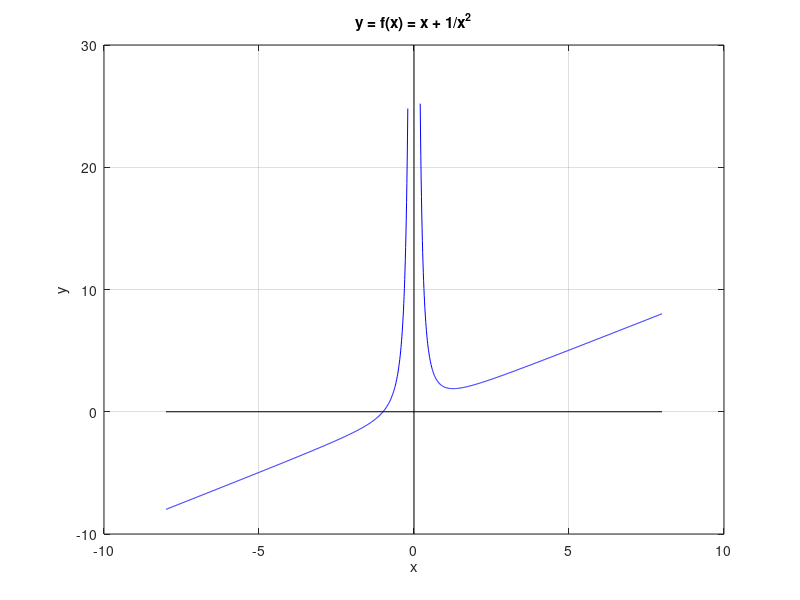

This figure's MATLAB source:
clf

% The graph of  y = x + 1/x^2

A1 = -8;
A2 = 8;
B1 = -10;
B2 = 30;
axis( [ A1, A2, B1, B2 ]);
% axis equal;

x = A1:0.01:-0.2;
y = x + x.^(-2);
plot(x,y,'b')
hold on
grid on

x = 0.2:0.01:A2;
y = x + x.^(-2);
plot(x,y,'b')

% The x axis
x = linspace(A1,A2,2);
y = 0.*x;
plot(x,y,'k')

% The y axis
y = linspace(B1,B2,2);
x = 0*y;
plot(x,y,'k');

% The title and the labels
xlabel('x')
ylabel('y')
title('y = f(x) = x + 1/x^2')

